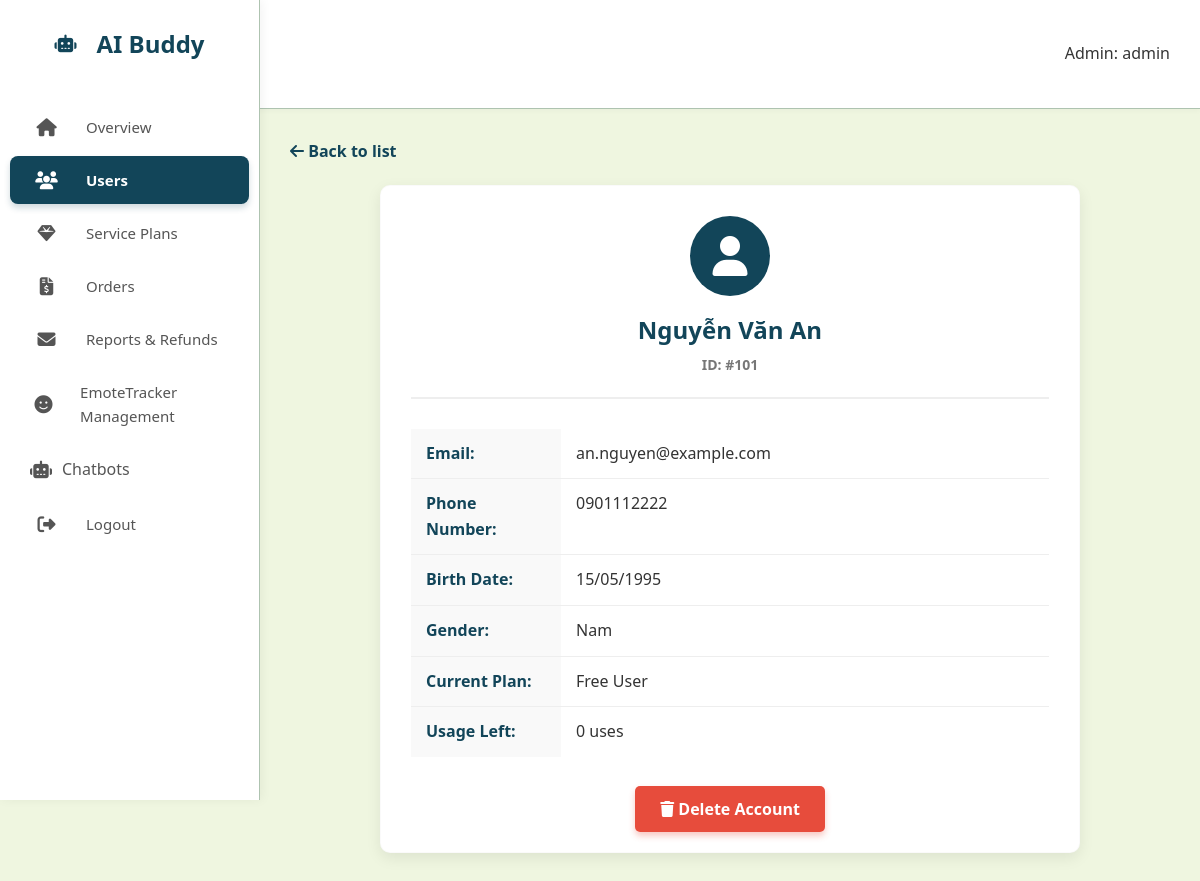
The app's page /admin_aibuddy/modules/users/views.php?id=101 (signed in) with its own data.
### tables this page shows
CREATE TABLE `users` (
  `UserID` int(11) NOT NULL,
  `UserName` varchar(100) NOT NULL,
  `UserEmail` varchar(100) NOT NULL,
  `UserPassword` varchar(255) NOT NULL,
  `BirthDate` date DEFAULT NULL,
  `PhoneNumber` varchar(20) DEFAULT NULL,
  `Gender` varchar(10) DEFAULT NULL,
  `UsageLeft` int(11) DEFAULT 0 COMMENT 'Số lần sử dụng còn lại',
  `IsTrialActive` tinyint(1) DEFAULT 0 COMMENT 'Đang dùng thử hay không',
  `secret_answer` varchar(255) NOT NULL
);

### admin_aibuddy/modules/users/views.php (the view, shortened to what this page needs)
<?php
require_once __DIR__ . '/../../config/db.php';
$id = intval($_GET['id']);
$sql = "SELECT * FROM Users WHERE UserID = $id";
$result = $conn->query($sql);
$user = $result->fetch_assoc();
?>
<!DOCTYPE html>
<html lang="en">
<head>
    <link rel="stylesheet" href="../../assets/css/style.css">
    <link rel="stylesheet" href="https://cdnjs.cloudflare.com/ajax/libs/font-awesome/6.4.0/css/all.min.css">
</head>
<body>
    <?php include __DIR__ . '/../../includes/sidebar.php'; ?>
    <div class="top-navbar">
        <h2>User Profile</h2>
        <div class="user-profile">Admin: <?php echo isset($_SESSION['user_name']) ? $_SESSION['user_name'] : 'Admin'; ?></div>
    </div>
    <div class="main-content">
        <a href="index.php" style="display: inline-block; margin-bottom: 20px; text-decoration: none; color: var(--primary); font-weight: 600;">
            <i class="fa-solid fa-arrow-left"></i> Back to list
        </a>
        <div class="card-box" style="max-width: 700px; margin: 0 auto;">
            <div style="text-align: center; margin-bottom: 30px; border-bottom: 2px solid #eee; padding-bottom: 20px;">
                <div class="icon-box" style="width: 80px; height: 80px; font-size: 40px; margin: 0 auto 15px auto; background: var(--primary); color: white; border-radius: 50%; display: flex; align-items: center; justify-content: center;">
                    <i class="fa-solid fa-user"></i>
                </div>
                <h2 style="color: var(--primary); margin: 0;"><?php echo htmlspecialchars($user['UserName']); ?></h2>
                <p style="color: #777; margin-top: 5px;">ID: #<?php echo $user['UserID']; ?></p>
            </div>
            <table class="detail-table">
                <tr>
                    <td class="label-col">Email:</td>
                    <td class="value-col"><?php echo htmlspecialchars($user['UserEmail']); ?></td>
                </tr>
                <tr>
                    <td class="label-col">Phone Number:</td>
                    <td class="value-col">
                        <?php echo !empty($user['PhoneNumber']) ? htmlspecialchars($user['PhoneNumber']) : '<span style="color:#aaa;">Not updated</span>'; ?>
                    </td>
                </tr>
               <tr>
                    <td class="label-col">Birth Date:</td>
                    <td class="value-col">
                        <?php
                        if (!empty($user['BirthDate']) && $user['BirthDate'] != '0000-00-00') {
                            $dateObj = date_create($user['BirthDate']);
                            if ($dateObj) {
                                echo date_format($dateObj, 'd/m/Y');
                            } else {
                                echo htmlspecialchars($user['BirthDate']);
                            }
                        } else {
                            echo '<span style="color:#aaa; font-style:italic;">Not updated</span>';
                        }
                        ?>
                    </td>
                </tr>
                <tr>
                    <td class="label-col">Gender:</td>
                    <td class="value-col">
                        <?php
                        $gender = isset($user['Gender']) ? trim($user['Gender']) : '';
                        if ($gender !== '' && $gender !== null) {
                            echo htmlspecialchars($gender);
                        } else {
                            echo '<span style="color:#aaa; font-style:italic;">Not updated</span>';
                        }
                        ?>
                    </td>
                </tr>
                <tr>
                    <td class="label-col">Current Plan:</td>
                    <td class="value-col">
                        <?php
                            if ($user['UsageLeft'] >= 9000) echo "<span style='color:green; font-weight:bold;'>Premium / Unlimited</span>";
                            elseif ($user['IsTrialActive'] == 1) echo "<span style='color:blue;'>Free Trial (Active)</span>";
                            elseif ($user['IsTrialActive'] == 2) echo "<span style='color:red;'>Trial Expired</span>";
                            else echo "Free User";
                        ?>
                    </td>
                </tr>
                <tr>
                    <td class="label-col">Usage Left:</td>
                    <td class="value-col"><?php echo $user['UsageLeft']; ?> uses</td>
                </tr>
            </table>
            <div style="margin-top: 40px; text-align: center;">
                 <a href="index.php?delete_id=<?php echo $user['UserID']; ?>"
                    onclick="return confirm('WARNING: Are you sure you want to permanently delete this account? This action cannot be undone.');"
                    style="background: #e74c3c; color: white; padding: 12px 25px; text-decoration: none; border-radius: 5px; font-weight: bold; box-shadow: 0 4px 6px rgba(231, 76, 60, 0.3);">
                    <i class="fa-solid fa-trash"></i> Delete Account
                 </a>
            </div>
        </div>
    </div>
</body>
</html>

### admin_aibuddy/assets/css/style.css (style rules this page uses)
:root { --primary-dark: #01161e; --primary: #124559; --primary-light: #598392; --accent: #33c6e7; --light: #aec3b0; --background: #eff6e0; --white: #ffffff; --gray: #d9d9d9; --text: #353535; --card-shadow: 0 5px 15px rgba(0, 0, 0, 0.08); --radius: 10px; --sidebar-width: 260px; }
* { box-sizing: border-box; }
body { font-family: 'Segoe UI', Tahoma, Geneva, Verdana, sans-serif; background-color: var(--background); color: var(--text); margin: 0; line-height: 1.6; }
.main-content { margin-left: var(--sidebar-width); padding: 30px; }
.top-navbar { background: var(--white); padding: 15px 30px; display: flex; justify-content: space-between; align-items: center; box-shadow: 0 2px 5px rgba(0,0,0,0.03); border-bottom: 1px solid var(--light); }
.card-box { background-color: var(--white); border-radius: var(--radius); box-shadow: var(--card-shadow); padding: 25px; transition: transform 0.3s ease; height: 100%; border: 1px solid rgba(0,0,0,0.02); }
.icon-box { width: 50px; height: 50px; border-radius: 50%; background-color: rgba(51, 198, 231, 0.2); color: var(--primary); display: flex; align-items: center; justify-content: center; font-size: 22px; margin-bottom: 15px; }
.card-box p { color: var(--primary-light); font-size: 14px; font-weight: 600; margin: 0; text-transform: uppercase; }
h2 { color: var(--primary); }

### admin_aibuddy/modules/users/views.php (style rules this page uses)
.detail-table { width: 100%; border-collapse: collapse; margin-top: 10px; }
.detail-table td { padding: 12px 15px; border-bottom: 1px solid #eee; vertical-align: top; }
.detail-table tr:last-child td { border-bottom: none; }
.label-col { font-weight: 600; color: var(--primary); width: 150px; background: #f9f9f9; }
.value-col { color: #333; }
.card-box { background: white; padding: 30px; border-radius: 10px; box-shadow: 0 5px 15px rgba(0,0,0,0.08); }

### records on screen
users: UserName "Nguyễn Văn An", UserID "101", UserEmail "an.nguyen@example.com", PhoneNumber "0901112222", BirthDate "15/05/1995", Gender "Nam", UsageLeft "0"

### other values on screen
$_SESSION['user_name'] "admin"
